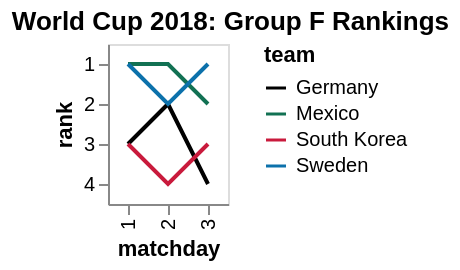

Describe this chart as a Vega-Lite specification.
### Vega specification from a JSON file in a GitHub repository (floating-point values rounded to 4 significant figures)
{"$schema": "https://vega.github.io/schema/vega/v5.json", "background": "white", "padding": 5, "title": {"text": "World Cup 2018: Group F Rankings", "frame": "bounds"}, "style": "cell", "data": [{"name": "source_0", "values": [{"team": "Germany", "matchday": 1, "point": 0, "diff": -1}, {"team": "Mexico", "matchday": 1, "point": 3, "diff": 1}, {"team": "South Korea", "matchday": 1, "point": 0, "diff": -1}, {"team": "Sweden", "matchday": 1, "point": 3, "diff": 1}, {"team": "Germany", "matchday": 2, "point": 3, "diff": 0}, {"team": "Mexico", "matchday": 2, "point": 6, "diff": 2}, {"team": "South Korea", "matchday": 2, "point": 0, "diff": -2}, {"team": "Sweden", "matchday": 2, "point": 3, "diff": 0}, {"team": "Germany", "matchday": 3, "point": 3, "diff": -2}, {"team": "Mexico", "matchday": 3, "point": 6, "diff": -1}, {"team": "South Korea", "matchday": 3, "point": 3, "diff": 0}, {"team": "Sweden", "matchday": 3, "point": 6, "diff": 3}]}, {"name": "data_0", "source": "source_0", "transform": [{"type": "window", "params": [null], "as": ["rank"], "ops": ["rank"], "fields": [null], "sort": {"field": ["point", "diff"], "order": ["descending", "descending"]}, "groupby": ["matchday"]}]}], "signals": [{"name": "x_step", "value": 20}, {"name": "width", "update": "bandspace(domain('x').length, 1, 0.5) * x_step"}, {"name": "y_step", "value": 20}, {"name": "height", "update": "bandspace(domain('y').length, 1, 0.5) * y_step"}], "marks": [{"name": "pathgroup", "type": "group", "from": {"facet": {"name": "faceted_path_main", "data": "data_0", "groupby": ["team"]}}, "encode": {"update": {"width": {"field": {"group": "width"}}, "height": {"field": {"group": "height"}}}}, "marks": [{"name": "marks", "type": "line", "style": ["line"], "sort": {"field": "datum[\"matchday\"]"}, "from": {"data": "faceted_path_main"}, "encode": {"update": {"stroke": {"scale": "color", "field": "team"}, "description": {"signal": "\"matchday\" + \": \" + (isValid(datum[\"matchday\"]) ? datum[\"matchday\"] : \"\"+datum[\"matchday\"]) + \"; \" + \"rank\" + \": \" + (isValid(datum[\"rank\"]) ? datum[\"rank\"] : \"\"+datum[\"rank\"]) + \"; \" + \"team\" + \": \" + (isValid(datum[\"team\"]) ? datum[\"team\"] : \"\"+datum[\"team\"])"}, "x": {"scale": "x", "field": "matchday"}, "y": {"scale": "y", "field": "rank"}}}}]}], "scales": [{"name": "x", "type": "point", "domain": {"data": "data_0", "field": "matchday", "sort": true}, "range": {"step": {"signal": "x_step"}}, "padding": 0.5}, {"name": "y", "type": "point", "domain": {"data": "data_0", "field": "rank", "sort": true}, "range": {"step": {"signal": "y_step"}}, "padding": 0.5}, {"name": "color", "type": "ordinal", "domain": ["Germany", "Mexico", "South Korea", "Sweden"], "range": ["black", "#127153", "#C91A3C", "#0C71AB"]}], "axes": [{"scale": "x", "orient": "bottom", "grid": false, "title": "matchday", "labelAlign": "right", "labelAngle": 270, "labelBaseline": "middle", "zindex": 0}, {"scale": "y", "orient": "left", "grid": false, "title": "rank", "zindex": 0}], "legends": [{"stroke": "color", "symbolType": "stroke", "title": "team"}]}
